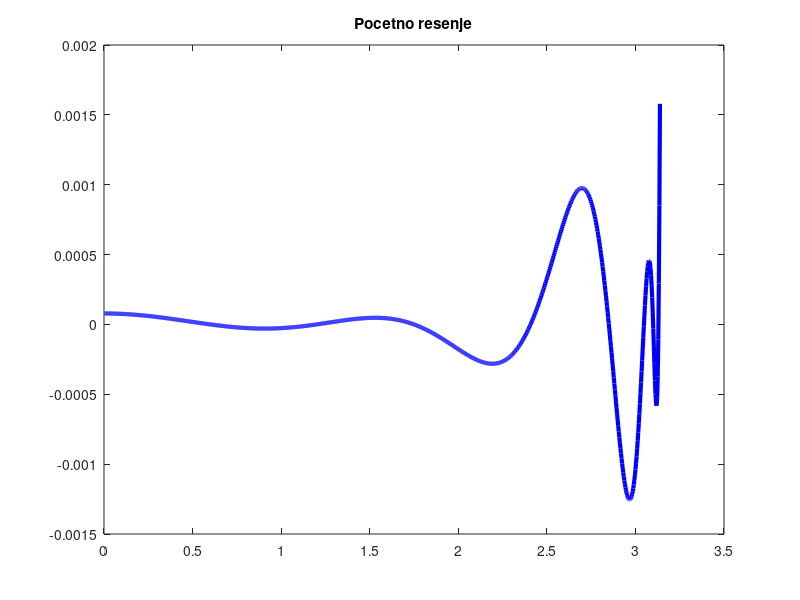
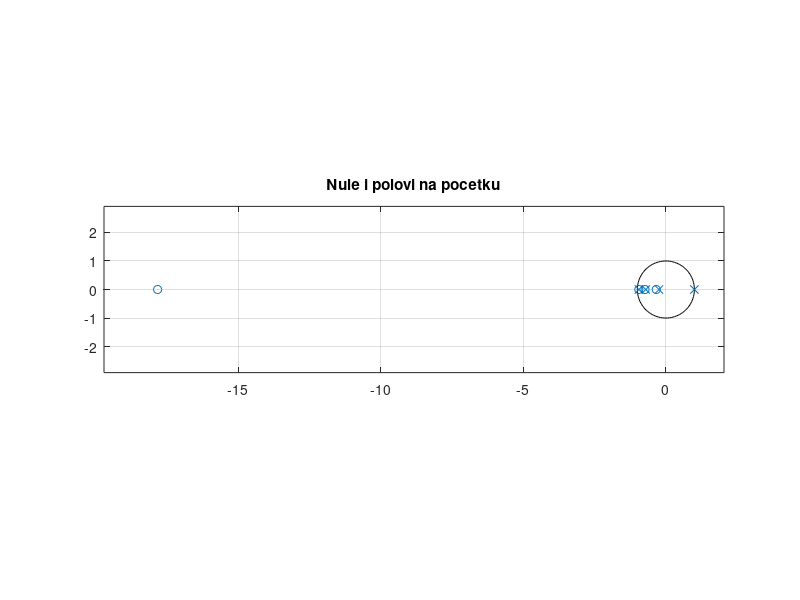
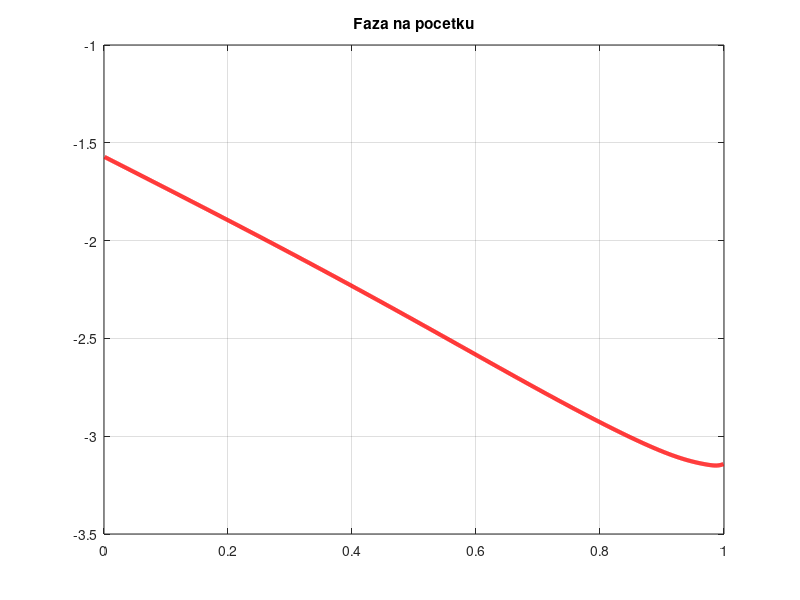
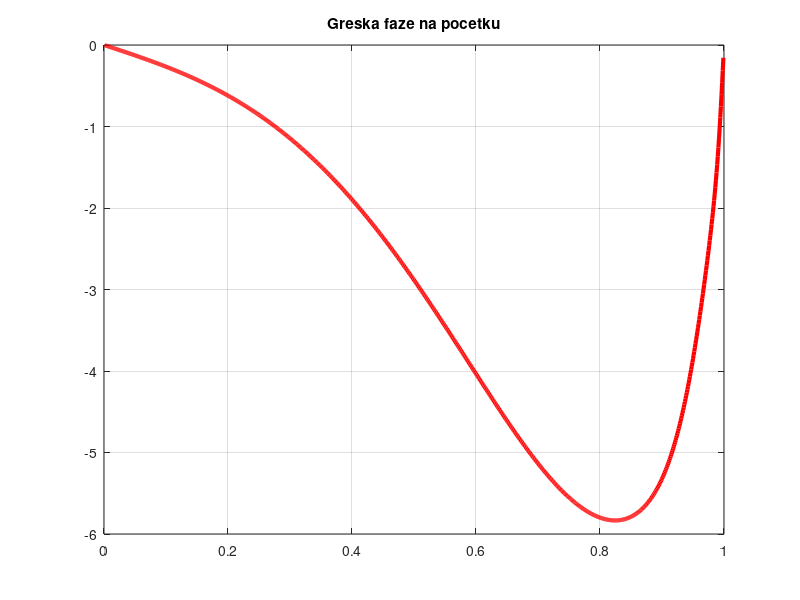

MATLAB code to generate these figures, in order:
clear all
close all

b = [0.048535116883946  0.963225313784920  1.807601277843952  1.103423433487258  0.203111558695112]
p = [-0.948017911693418  -0.705900432470391  -0.241474067897943]
wn = [0.001 1.14668 2.03261 2.57925 2.87456 3.02535 3.09761 3.12903 3.13845]

polovi = [1 p]'
a = poly(polovi)

[h,www]=freqz(b, a, 1000);
figure
plot(www,www.*(abs(h)-1./www),'b','LineWidth',3)
title('Pocetno resenje')

polovi = roots(a)
nule = roots(b)
figure
zplane(nule,polovi)
title('Nule i polovi na pocetku')

faza=unwrap(angle(h));
faza_id=-pi/2-0.5*www;
figure
plot(www/pi,faza,'r','LineWidth',3)
title('Faza na pocetku')
grid

figure
plot(www(2:1000)/pi,180*(faza(2:1000)-faza_id(2:1000))/pi,'r','LineWidth',3)
title('Greska faze na pocetku')
grid

broj_iteracija = 20

for cnt=1:broj_iteracija

    for i=1:9
        top1 = b(1) + b(2)*cos(wn(i)) + b(3)*cos(2*wn(i)) + b(4)*cos(3*wn(i)) + b(5)*cos(4*wn(i));
        top2 = b(2)*sin(wn(i)) + b(3)*sin(2*wn(i)) + b(4)*sin(3*wn(i)) + b(5)*sin(4*wn(i));
        
        bottom1 = 1 - (p(1) + p(2) + p(3) + 1)*cos(wn(i)) + (p(1)*p(2) + p(2)*p(3)+ p(3)*p(1) + p(1) + p(2) + p(3))*cos(2*wn(i)) ...
        - (p(1)*p(2) + p(1)*p(2)*p(3) + p(1)*p(3) + p(2)*p(3))*cos(3*wn(i)) + p(1)*p(2)*p(3)*cos(4*wn(i));

        bottom2 = (p(1) + p(2) + p(3) + 1)*sin(wn(i)) - (p(1)*p(2) + p(2)*p(3)+ p(3)*p(1) + p(1) + p(2) + p(3))*sin(2*wn(i)) ...
        + (p(1)*p(2) + p(1)*p(2)*p(3) + p(1)*p(3) + p(2)*p(3))*sin(3*wn(i)) - p(1)*p(2)*p(3)*sin(4*wn(i));

        top = top1^2 + top2^2;
        bottom = bottom1^2 + bottom2^2;

        df_db0(i) = 1/(2*sqrt(top/bottom)) * 1 / bottom * 2 * top1;

        df_db1(i) = 1/(2*sqrt(top/bottom)) * 1 / bottom ...
            * (2 * top1 * cos(wn(i)) + 2 * top2 * sin(wn(i)));

        df_db2(i) = 1/(2*sqrt(top/bottom)) * 1 / bottom ...
            * (2 * top1 * cos(2*wn(i)) + 2 * top2 * sin(2*wn(i)));

        df_db3(i) = 1/(2*sqrt(top/bottom)) * 1 / bottom ...
            * (2 * top1 * cos(3*wn(i)) + 2 * top2 * sin(3*wn(i)));

        df_db4(i) = 1/(2*sqrt(top/bottom)) * 1 / bottom ...
            * (2 * top1 * cos(4*wn(i)) + 2 * top2 * sin(4*wn(i)));

        df_dp1(i) =  - 1/(2*sqrt(top/bottom)) * top / bottom^2 ...
            * (2 * bottom1 * (-cos(wn(i)) + (1 + p(2) + p(3)) * cos(2*wn(i))...
            - (p(2) + p(3) + p(2)*p(3)) * cos(3*wn(i))...
            + p(2)*p(3)*cos(4*wn(i)))...
            + 2 * bottom2 * (sin(wn(i)) - (1 + p(2) + p(3)) * sin(2*wn(i))...
            + (p(2) + p(3) + p(2)*p(3)) * sin(3*wn(i))...
            - p(2)*p(3)*sin(4*wn(i))));

        df_dp2(i) =  - 1/(2*sqrt(top/bottom)) * top / bottom^2 ...
            * (2 * bottom1 * (-cos(wn(i)) + (1 + p(1) + p(3)) * cos(2*wn(i))...
            - (p(1) + p(3) + p(1)*p(3)) * cos(3*wn(i))...
            + p(1)*p(3)*cos(4*wn(i)))...
            + 2 * bottom2 * (sin(wn(i)) - (1 + p(1) + p(3)) * sin(2*wn(i))...
            + (p(1) + p(3) + p(1)*p(3)) * sin(3*wn(i))...
            - p(1)*p(3)*sin(4*wn(i))));

        df_dp3(i) =  - 1/(2*sqrt(top/bottom)) * top / bottom^2 ...
            * (2 * bottom1 * (-cos(wn(i)) + (1 + p(2) + p(1)) * cos(2*wn(i))...
            - (p(2) + p(1) + p(2)*p(1)) * cos(3*wn(i))...
            + p(2)*p(1)*cos(4*wn(i)))...
            + 2 * bottom2 * (sin(wn(i)) - (1 + p(2) + p(1)) * sin(2*wn(i))...
            + (p(2) + p(1) + p(2)*p(1)) * sin(3*wn(i))...
            - p(2)*p(1)*sin(4*wn(i))));

        ff(i) = -sqrt(top/bottom) + 1/wn(i);
        fe(i) = -1/wn(i) * (-1)^(1+i);
    end

    B = [df_db0' df_db1' df_db2' df_db3' df_db4' df_dp1' df_dp2' df_dp3' fe']
    C = ff'

    A = B \ C

    b(1) = b(1) + A(1);
    b(2) = b(2) + A(2);
    b(3) = b(3) + A(3);
    b(4) = b(4) + A(4);
    b(5) = b(5) + A(5);
    p(1) = p(1) + A(6);
    p(2) = p(2) + A(7);
    p(3) = p(3) + A(8);
    eps = A(9);

end

b
p
eps

polovi = [1 p]'

a = poly(polovi)
[h,www]=freqz(b, a, 1000);
figure
plot(www,www.*(abs(h)-1./www),'g','LineWidth',3)
title(['Nakon ' ,num2str(broj_iteracija), ' iteracija'])

nule = roots(b)
polovi = roots(a)
figure
zplane(nule,polovi)
title('Nule i polovi na kraju')

faza=unwrap(angle(h));
faza_id=-pi/2-0.5*www;
figure
plot(www/pi,faza,'r','LineWidth',3)
title(['Faza posle' ,num2str(broj_iteracija), ' iteracija'])
grid

figure
plot(www(2:1000)/pi,180*(faza(2:1000)-faza_id(2:1000))/pi,'r','LineWidth',3)
title(['Greska faze posle ' ,num2str(broj_iteracija), ' iteracija u stepenima'])
grid

%b = [0.065836108538798   1.010028970840036   2.003888691272782   1.351975596248502   0.289136418621422]
%a = [1.000000000000000   1.096085270775855  -0.734463285445576  -1.101015925070652  -0.260606060259628]